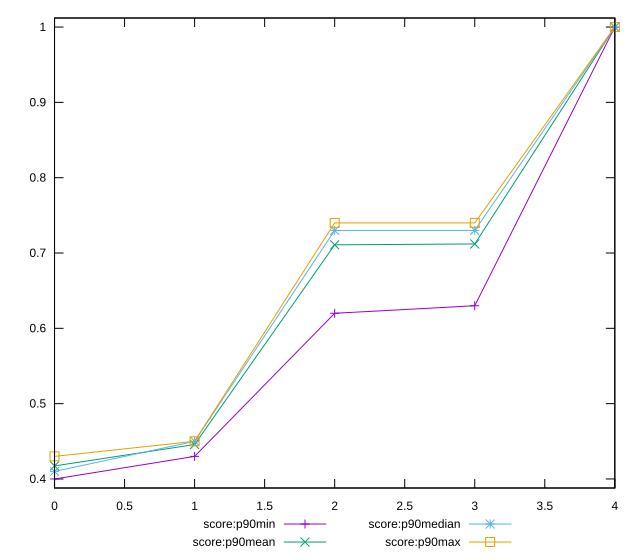

Source code (gnuplot):
reset

$scoreP90Min <<EOF
0 0.4
1 0.43
2 0.62
3 0.63
4 1
EOF

$scoreP90Mean <<EOF
0 0.4173404255319146
1 0.44574468085106406
2 0.7108510638297869
3 0.7120212765957443
4 1
EOF

$scoreP90Median <<EOF
0 0.41
1 0.45
2 0.73
3 0.73
4 1
EOF

$scoreP90Max <<EOF
0 0.43
1 0.45
2 0.74
3 0.74
4 1
EOF

set key outside below
set xrange [0:4]
set yrange [0.388:1.012]
set trange [0.388:1.012]
set terminal svg size 640, 560 enhanced background rgb 'white'
set output "report_00017_2021-02-10T15-08-03.406Z/render-blocking-resources/progression/score.svg"

plot $scoreP90Min title "score:p90min" with linespoints, \
     $scoreP90Mean title "score:p90mean" with linespoints, \
     $scoreP90Median title "score:p90median" with linespoints, \
     $scoreP90Max title "score:p90max" with linespoints

reset
